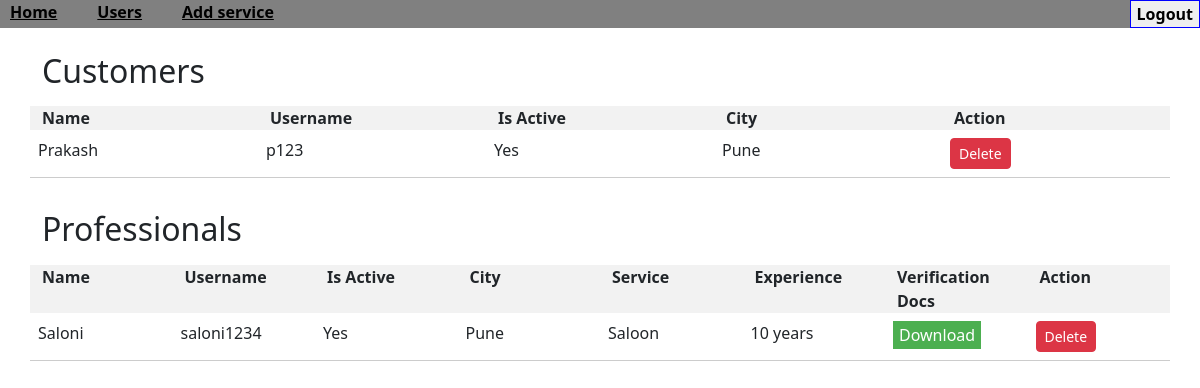
The page /admin-users (signed in) on the database as committed earlier.
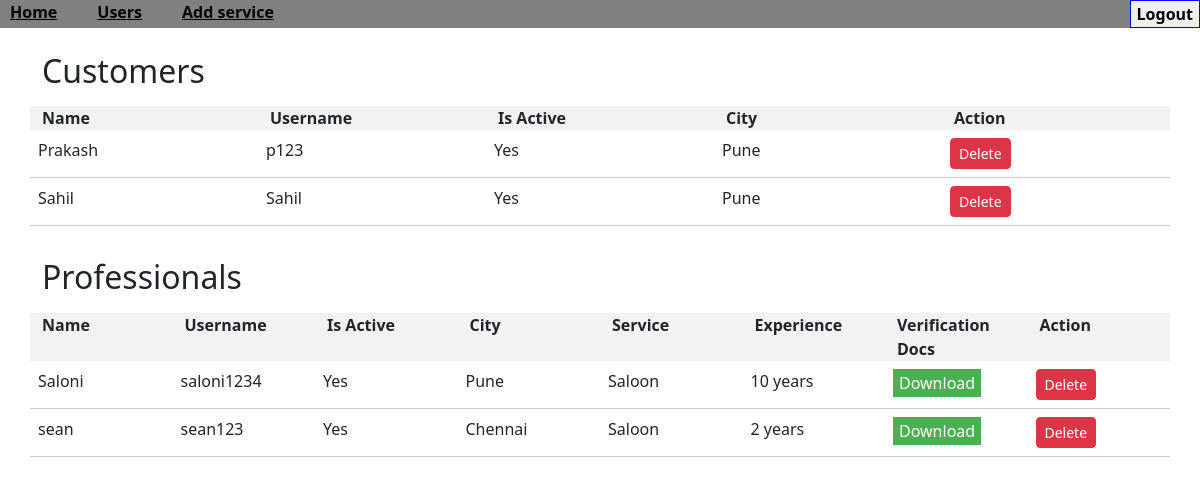
The same page on the database as committed later.
### application/database.py (models this page shows)
class Customers(db.Model):
    cust_id = db.Column(db.Integer, primary_key=True)
    user_id = db.Column(db.Integer, db.ForeignKey('user.user_id'), nullable=False)
    city = db.Column(db.String(150), nullable=False)
    requests= db.relationship("Requests", backref="customers", lazy=True)

class User(db.Model):
    user_id = db.Column(db.Integer, primary_key=True)
    name = db.Column(db.String(150), nullable=False)
    username = db.Column(db.String(150), nullable=False, unique=True)
    password = db.Column(db.String(200), nullable=False)
    role = db.Column(db.String(200), nullable=False)
    is_active = db.Column(db.Boolean, default=False)
    professional = db.relationship('Professional', backref='user', uselist=False)
    customer = db.relationship('Customers', backref='user', uselist=False)

class Professional(db.Model):
    proff_id = db.Column(db.Integer, primary_key=True)
    user_id = db.Column(db.Integer, db.ForeignKey('user.user_id'), nullable=False)
    service_id = db.Column(db.Integer, db.ForeignKey('services.service_id'), nullable=True)
    experience = db.Column(db.Integer,nullable=True)
    desc = db.Column(db.String(500), nullable=True)
    city = db.Column(db.String(150), nullable=False)
    docs_url = db.Column(db.String(1000), nullable=True)
    is_occupied = db.Column(db.Boolean, default=False)
    services = db.relationship('Services',
                             backref='professionals')
    requests = db.relationship('Requests', backref='professional')

class Services(db.Model):
    service_id = db.Column(db.Integer, primary_key=True)
    name = db.Column(db.String(150), nullable=False)
    desc = db.Column(db.String(500), nullable=False)
    min_price = db.Column(db.Integer, nullable=False)
    min_time_req = db.Column(db.String(200), nullable=False)
    requests = db.relationship('Requests', backref='services')

### app.py (the view)
@app.route('/admin-users', methods=['GET'])
def admin_users():
    if 'user_id' not in session or session['role'] != 'Admin':
        return redirect(url_for('login'))
    customers = db.session.query(Customers).join(User).all()
    professionals = db.session.query(Professional).join(User).outerjoin(Services).all()
    return render_template('admin-users.html',
                           customers=customers,
                           professionals=professionals)

### templates/admin-users.html (shortened to what this page needs)
<!DOCTYPE html>
<html lang="en">
<head>
    <link href="https://cdn.jsdelivr.net/npm/bootstrap@5.3.0-alpha1/dist/css/bootstrap.min.css" rel="stylesheet">
</head>
<body>
    <nav style="width: 100%; background-color:gray">
        <div style="display: flex; justify-content: space-between;">
            <ul style="list-style: none; display: flex; margin: 0; padding: 0;">
                <li style="margin-right: 20px;">
                    <a href="/admin" style=" color: #000; padding: 5px 10px; font-weight: bold;">Home</a>
                </li>
                <li style="margin-right: 20px;">
                    <a href="/admin-users" style=" color: #000; padding: 5px 10px; font-weight: bold;">Users</a>
                </li>
                <li style="margin-right: 20px;">
                    <a href="/admin-add-service" style=" color: #000; padding: 5px 10px; font-weight: bold;">Add service</a>
                </li>
            </ul>
            <form action="/logout" method="POST">
                <button type="submit" style="border:1px blue solid; cursor: pointer; font-weight: bold;">Logout</button>
            </form>
        </div>
    </nav>
    <div class="container mt-4">
        <div class="user-list">
            <h2>Customers</h2>
            <div class="table-header row">
                <div class="col">Name</div>
                <div class="col">Username</div>
                <div class="col">Is Active</div>
                <div class="col">City</div>
                <div class="col">Action</div>
            </div>
            {% for customer in customers %}
            <div class="table-row row">
                <div class="table-cell col">{{ customer.user.name }}</div>
                <div class="table-cell col">{{ customer.user.username }}</div>
                <div class="table-cell col">{{ 'Yes' if customer.user.is_active else 'No' }}</div>
                <div class="table-cell col">{{ customer.city }}</div>
                <div class="table-cell col">
                    <form action="{{ url_for('handle_admin_action', user_id=customer.user.user_id, role='Customer') }}" method="POST">
                        <button type="submit" class="btn btn-sm {{ 'btn-danger' if customer.user.is_active else 'btn-success' }}">
                            {{ 'Delete' if customer.user.is_active else 'Approve' }}
                        </button>
                    </form>
                </div>
            </div>
            {% endfor %}
        </div>
        <div class="user-list">
            <h2>Professionals</h2>
            <div class="table-header row">
                <div class="col">Name</div>
                <div class="col">Username</div>
                <div class="col">Is Active</div>
                <div class="col">City</div>
                <div class="col">Service</div>
                <div class="col">Experience</div>
                <div class="col">Verification Docs</div>
                <div class="col">Action</div>
            </div>
            {% for professional in professionals %}
            <div class="table-row row">
                <div class="table-cell col">{{ professional.user.name }}</div>
                <div class="table-cell col">{{ professional.user.username }}</div>
                <div class="table-cell col">{{ 'Yes' if professional.user.is_active else 'No' }}</div>
                <div class="table-cell col">{{ professional.city }}</div>
                <div class="table-cell col">{{ professional.services.name if professional.services else 'N/A' }}</div>
                <div class="table-cell col">{{ professional.experience }} years</div>
                <div class="table-cell col">
                    {% if professional.docs_url %}
                        <a href="{{ url_for('download_file', filename=professional.docs_url) }}">
                            <button type="button" style="height: 28px; background-color: #4CAF50; color: white; border: none; cursor: pointer;">
                                Download
                            </button>
                        </a>
                    {% else %}
                        No document
                    {% endif %}
                </div>
                <div class="table-cell col">
                    <form action="{{ url_for('handle_admin_action', user_id=professional.user.user_id, role='professional') }}" method="POST">
                        <button type="submit" class="btn btn-sm {{ 'btn-danger' if professional.user.is_active else 'btn-success' }}">
                            {{ 'Delete' if professional.user.is_active else 'Approve' }}
                        </button>
                    </form>
                </div>
            </div>
            {% endfor %}
        </div>
    </div>
</body>
</html>

### templates/admin-users.html (style rules this page uses)
.user-list { margin-bottom: 2rem; }
.user-list h2 { margin-bottom: 1rem; }
.table-header { font-weight: bold; background-color: #f2f2f2; }
.table-row { border-bottom: 1px solid #ccc; }
.table-cell { padding: 0.5rem; }

Rows that differ between the two databases and show on the page:
added Customers: user.name "Sahil", user.username "Sahil", city "Pune"
added User: is_active "Yes", is_active "Delete"
added Professional: user.name "sean", user.username "sean123", city "Chennai", services "Saloon", experience "2"
added User: is_active "Yes", is_active "Delete"
